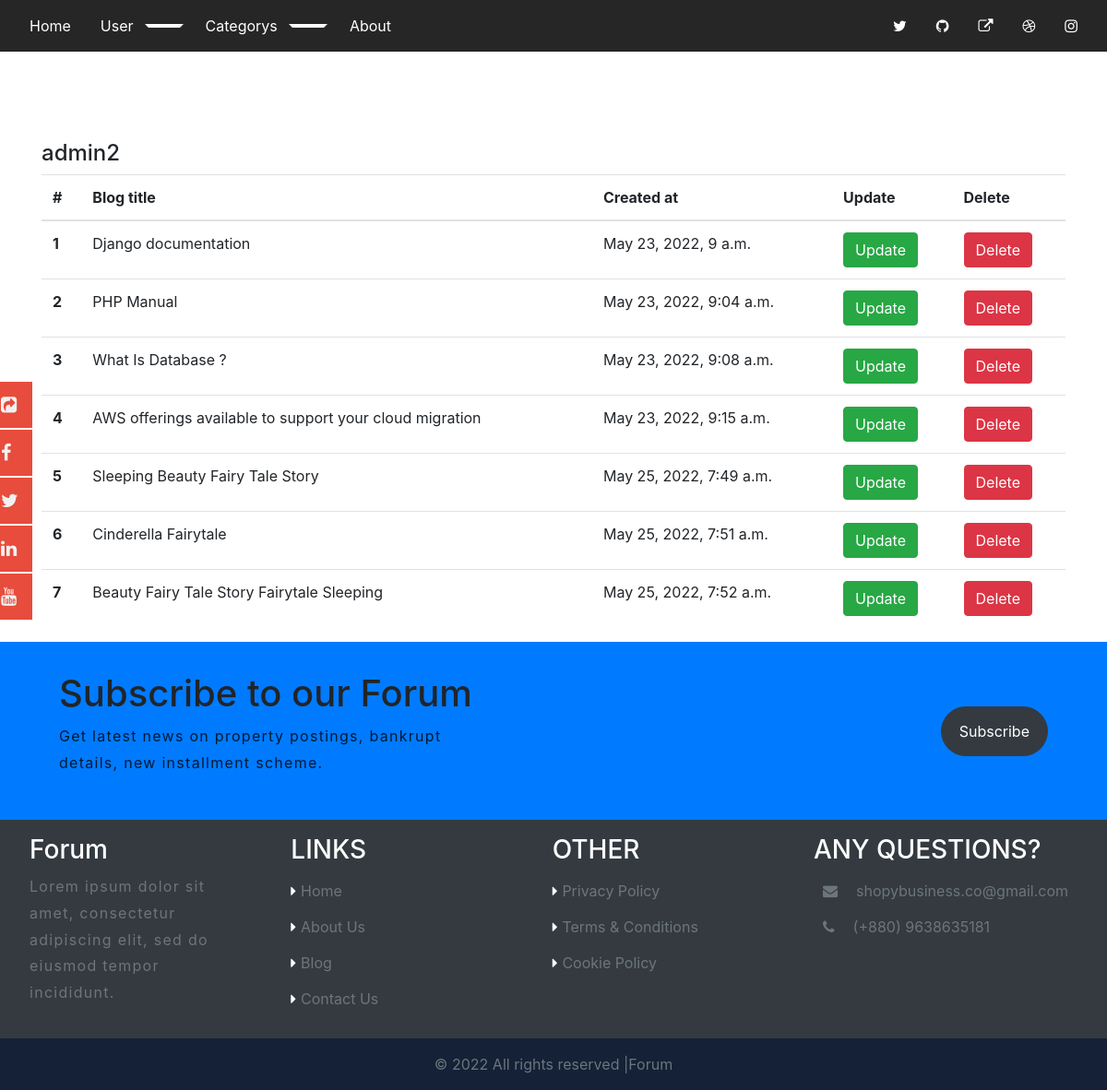
Before: /see-blog/ (signed in) with the older database file.
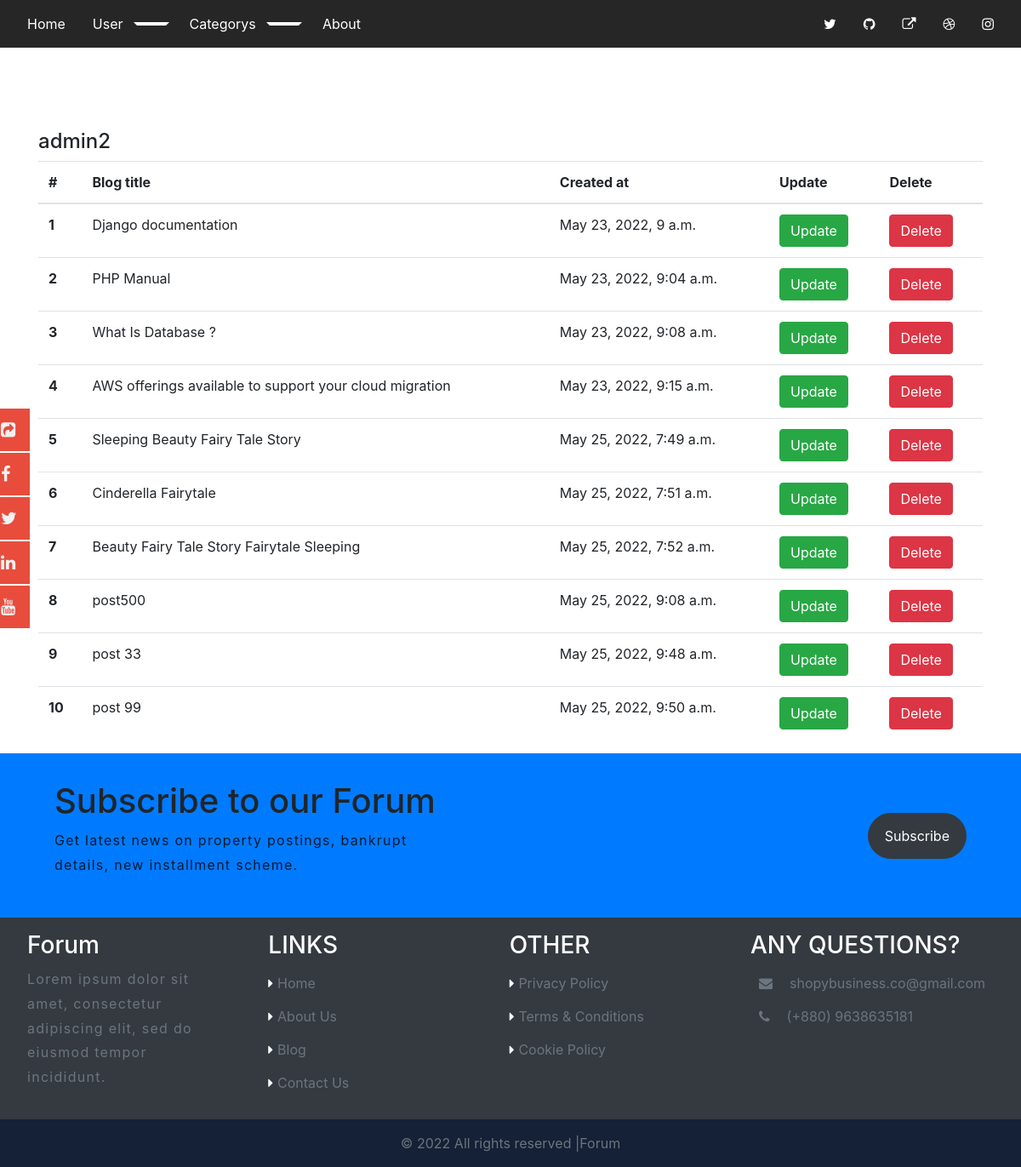
After: the same page with the newer database file.
### home/models.py (models this page shows, shortened)
class BlogModel(models.Model):
    title = models.CharField(max_length=1000,null=True , blank=True)
    slug = models.SlugField(max_length=1000, unique=True, null=True , blank=True)
    sub_title =models.CharField(max_length=1000, null=True , blank=True)
    content = FroalaField()
    user = models.ForeignKey(User, blank=True, null=True, on_delete=models.CASCADE)
    image = models.ImageField(upload_to='blog')
    category = models. ForeignKey(Category, on_delete=models.CASCADE, blank=True, null=True,)
    created_at = models.DateTimeField(auto_now_add=True)
    upload_to = models.DateTimeField(auto_now=True)
    def __str__(self):
        return self.title
    class Meta:
        verbose_name_plural= 'All Blogs'

### home/views.py (the view)
# urls.py: path('see-blog/' , views.see_blog, name="see_blog"),
@login_required(login_url='login')
def see_blog(request):
    context = {}
    try:
        blog_object = BlogModel.objects.filter(user = request.user)
        context['blog_object'] =  blog_object
    except Exception as e:
        print(e)
    print(context)
    return render(request , 'blog/see_blog.html' ,context)

### home/templates/blog/see_blog.html (shortened to what this page needs)
{% extends "blog/base.html" %}
{% block content %}
<link rel="stylesheet" href="https://cdn.jsdelivr.net/npm/bootstrap@4.6.1/dist/css/bootstrap.min.css">
<section class="mt-5 pt-5">
  <div class="container">
    <h4 class="user-tag" style="display:inline-block;" > {{user.username}}</h4>
      <table class="table">
      <thead>
        <tr>
          <th scope="col">#</th>
          <th scope="col">Blog title</th>
          <th scope="col">Created at</th>
          <th scope="col">Update</th>
          <th scope="col">Delete</th>
        </tr>
      </thead>
      <tbody>
          {% for blog in blog_object %}
        <tr>
          <th scope="row">{{forloop.counter}}</th>
          <td>{{blog.title}}</td>
          <td>{{blog.created_at}}</td>
          <td>
              <a href="{%  url 'blog_update' blog.slug %}" class="btn btn-success">Update</a>
         </td>
          <td><a href="{% url 'blog_delete' blog.id %}" class="btn btn-danger">Delete</a></td>
        </tr>
        {% endfor %}
        </tbody>
        </table>
  </div>
</section>
{% endblock %}

Changed rows visible on the page:
added BlogModel: title "post500", created_at "May 25, 2022, 9:08 a.m."
added BlogModel: title "post 33", created_at "May 25, 2022, 9:48 a.m."
added BlogModel: title "post 99", created_at "May 25, 2022, 9:50 a.m."
